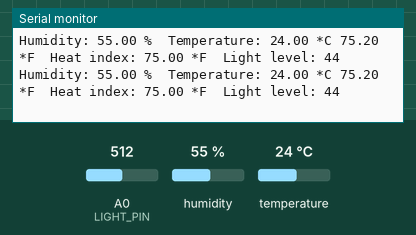
Recording of a sketch running on a simulated Arduino Uno, built with avr-gcc and run on an emulated ATmega328P. On the bench: the last lines printed to the serial monitor. The inputs (shaded band) are chosen by the test bench; at power-on: A0 (LIGHT_PIN) = 512, humidity 55 %, temperature 24 °C.

Above: at 19.8 s.
19.9 s: A0 (LIGHT_PIN) set to 829
At 20.7 s:
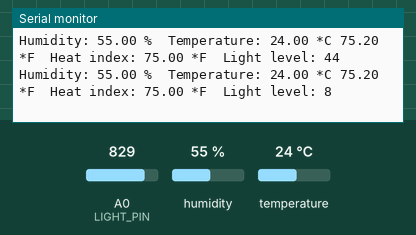
26.3 s: A0 (LIGHT_PIN) set to 801
At 27.1 s:
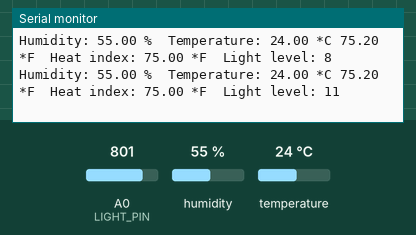
Timing chart, 0 to 29.3 s (numbered marks = the images above; inputs shaded):
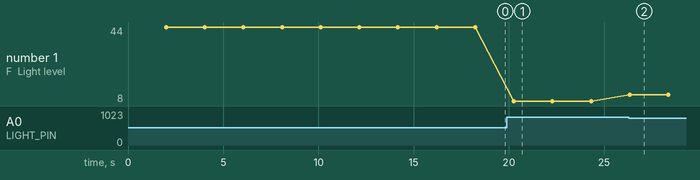

The sketch:

qopo_test_temp2.ino
```cpp
#include "DHT.h"

#define DHTPIN 5     // what pin we're connected to
#define LIGHT_PIN A0
// Uncomment whatever type you're using!
//#define DHTTYPE DHT11   // DHT 11
#define DHTTYPE DHT22   // DHT 22  (AM2302)
//#define DHTTYPE DHT21   // DHT 21 (AM2301)

// Connect pin 1 (on the left) of the sensor to +5V
// NOTE: If using a board with 3.3V logic like an Arduino Due connect pin 1
// to 3.3V instead of 5V!
// Connect pin 2 of the sensor to whatever your DHTPIN is
// Connect pin 4 (on the right) of the sensor to GROUND
// Connect a 10K resistor from pin 2 (data) to pin 1 (power) of the sensor

// Initialize DHT sensor for normal 16mhz Arduino
DHT dht(DHTPIN, DHTTYPE);
// NOTE: For working with a faster chip, like an Arduino Due or Teensy, you
// might need to increase the threshold for cycle counts considered a 1 or 0.
// You can do this by passing a 3rd parameter for this threshold.  It's a bit
// of fiddling to find the right value, but in general the faster the CPU the
// higher the value.  The default for a 16mhz AVR is a value of 6.  For an
// Arduino Due that runs at 84mhz a value of 30 works.
// Example to initialize DHT sensor for Arduino Due:
//DHT dht(DHTPIN, DHTTYPE, 30);

void setup() {
  Serial.begin(9600);
  Serial.println("DHTxx test!");

  dht.begin();
}

void loop() {
  // Wait a few seconds between measurements.
  delay(2000);

  // Reading temperature or humidity takes about 250 milliseconds!
  // Sensor readings may also be up to 2 seconds 'old' (its a very slow sensor)
  float h = dht.readHumidity();
  // Read temperature as Celsius
  float t = dht.readTemperature();
  // Read temperature as Fahrenheit
  float f = dht.readTemperature(true);

  // Check if any reads failed and exit early (to try again).
  if (isnan(h) || isnan(t) || isnan(f)) {
    Serial.println("Failed to read from DHT sensor!");
    return;
  }

  // Compute heat index
  // Must send in temp in Fahrenheit!
  float hi = dht.computeHeatIndex(f, h);
  int lightLevel = analogRead(LIGHT_PIN);
  lightLevel = map(lightLevel, 0, 900, 0, 100);
  lightLevel = constrain(lightLevel, 0, 100);
  lightLevel = 100-lightLevel;

  Serial.print("Humidity: ");
  Serial.print(h);
  Serial.print(" %\t");
  Serial.print("Temperature: ");
  Serial.print(t);
  Serial.print(" *C ");
  Serial.print(f);
  Serial.print(" *F\t");
  Serial.print("Heat index: ");
  Serial.print(hi);
  Serial.print(" *F\t");
  Serial.print("Light level: ");
  Serial.println(lightLevel);
}
```

Measured:
- after the input at 19.9 s, the serial monitor: prints a new line after 0.36 s (image 1)
- after the input at 26.3 s, the serial monitor: prints a new line at once (image 2)
- plotted number 1: 44 → 8 after the input at 19.9 s, 8 → 11 after the input at 26.3 s
